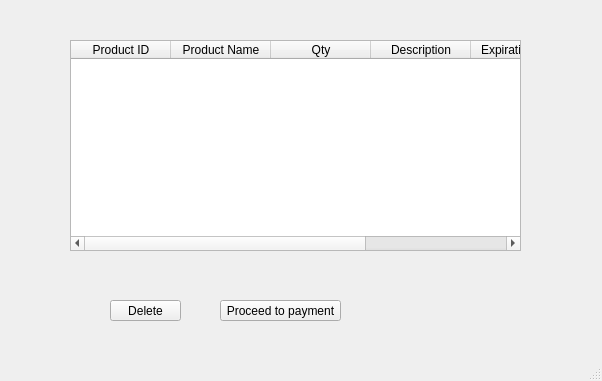
<?xml version="1.0" encoding="UTF-8"?>
<ui version="4.0">
 <class>MainWindow</class>
 <widget class="QMainWindow" name="MainWindow">
  <property name="geometry">
   <rect>
    <x>0</x>
    <y>0</y>
    <width>602</width>
    <height>381</height>
   </rect>
  </property>
  <property name="windowTitle">
   <string>MainWindow</string>
  </property>
  <widget class="QWidget" name="centralwidget">
   <widget class="QTableWidget" name="cartTable">
    <property name="geometry">
     <rect>
      <x>70</x>
      <y>40</y>
      <width>451</width>
      <height>211</height>
     </rect>
    </property>
    <column>
     <property name="text">
      <string>Product ID</string>
     </property>
    </column>
    <column>
     <property name="text">
      <string>Product Name</string>
     </property>
    </column>
    <column>
     <property name="text">
      <string>Qty</string>
     </property>
    </column>
    <column>
     <property name="text">
      <string>Description</string>
     </property>
    </column>
    <column>
     <property name="text">
      <string>Expiration date</string>
     </property>
    </column>
    <column>
     <property name="text">
      <string>Price</string>
     </property>
    </column>
   </widget>
   <widget class="QPushButton" name="pushButton">
    <property name="geometry">
     <rect>
      <x>110</x>
      <y>300</y>
      <width>71</width>
      <height>21</height>
     </rect>
    </property>
    <property name="text">
     <string>Delete</string>
    </property>
   </widget>
   <widget class="QPushButton" name="pushButton_2">
    <property name="geometry">
     <rect>
      <x>220</x>
      <y>300</y>
      <width>121</width>
      <height>21</height>
     </rect>
    </property>
    <property name="text">
     <string>Proceed to payment</string>
    </property>
   </widget>
  </widget>
  <widget class="QMenuBar" name="menubar">
   <property name="geometry">
    <rect>
     <x>0</x>
     <y>0</y>
     <width>602</width>
     <height>18</height>
    </rect>
   </property>
  </widget>
  <widget class="QStatusBar" name="statusbar"/>
 </widget>
 <resources/>
 <connections/>
</ui>
